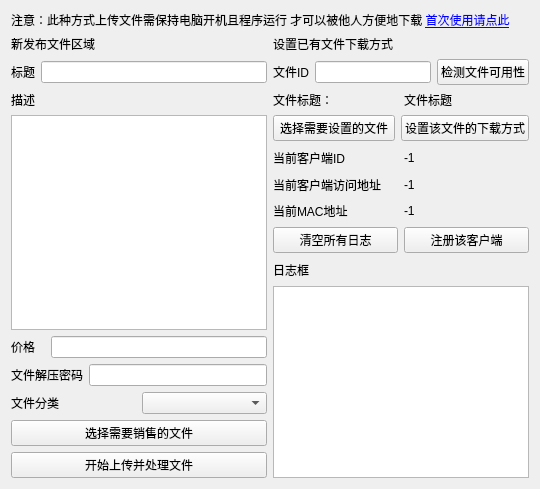
     <widget class="QWidget" name="localServerTab">
      <attribute name="title">
       <string>本地分享服务器管理中心</string>
      </attribute>
      <layout class="QGridLayout" name="gridLayout_3">
       <item row="0" column="0" colspan="2">
        <widget class="QLabel" name="label_12">
         <property name="text">
          <string>&lt;html&gt;&lt;head/&gt;&lt;body&gt;&lt;p&gt;注意：此种方式上传文件需保持电脑开机且程序运行 才可以被他人方便地下载 &lt;a href=&quot;http://www.jiandanmaimai.cn/blog/article/8/&quot;&gt;&lt;span style=&quot; text-decoration: underline; color:#0000ff;&quot;&gt;首次使用请点此&lt;/span&gt;&lt;/a&gt;&lt;/p&gt;&lt;/body&gt;&lt;/html&gt;</string>
         </property>
         <property name="textFormat">
          <enum>Qt::RichText</enum>
         </property>
         <property name="openExternalLinks">
          <bool>true</bool>
         </property>
        </widget>
       </item>
       <item row="1" column="0">
        <widget class="QLabel" name="label_20">
         <property name="text">
          <string>新发布文件区域</string>
         </property>
        </widget>
       </item>
       <item row="1" column="1">
        <widget class="QLabel" name="label_23">
         <property name="text">
          <string>设置已有文件下载方式</string>
         </property>
         <property name="scaledContents">
          <bool>false</bool>
         </property>
        </widget>
       </item>
       <item row="2" column="0">
        <layout class="QHBoxLayout" name="horizontalLayout">
         <item>
          <widget class="QLabel" name="label_14">
           <property name="text">
            <string>标题</string>
           </property>
          </widget>
         </item>
         <item>
          <widget class="QLineEdit" name="client_title_input">
           <property name="text">
            <string/>
           </property>
          </widget>
         </item>
        </layout>
       </item>
       <item row="2" column="1">
        <layout class="QHBoxLayout" name="horizontalLayout_6">
         <item>
          <layout class="QHBoxLayout" name="horizontalLayout_7">
           <item>
            <widget class="QLabel" name="label_22">
             <property name="text">
              <string>文件ID</string>
             </property>
            </widget>
           </item>
           <item>
            <widget class="QLineEdit" name="file_id_input">
             <property name="text">
              <string/>
             </property>
            </widget>
           </item>
          </layout>
         </item>
         <item>
          <widget class="QPushButton" name="check_file_btn">
           <property name="text">
            <string>检测文件可用性</string>
           </property>
          </widget>
         </item>
        </layout>
       </item>
       <item row="3" column="0">
        <widget class="QLabel" name="label_15">
         <property name="text">
          <string>描述</string>
         </property>
        </widget>
       </item>
       <item row="3" column="1">
        <layout class="QHBoxLayout" name="horizontalLayout_10">
         <item>
          <widget class="QLabel" name="label_24">
           <property name="text">
            <string>文件标题：</string>
           </property>
          </widget>
         </item>
         <item>
          <widget class="QLabel" name="file_title_label">
           <property name="text">
            <string>文件标题</string>
           </property>
          </widget>
         </item>
        </layout>
       </item>
       <item row="4" column="0" rowspan="7">
        <widget class="QPlainTextEdit" name="client_des_input"/>
       </item>
       <item row="4" column="1">
        <layout class="QHBoxLayout" name="horizontalLayout_8">
         <item>
          <widget class="QPushButton" name="client_choose_files_btn_2">
           <property name="text">
            <string>选择需要设置的文件</string>
           </property>
          </widget>
         </item>
         <item>
          <widget class="QPushButton" name="set_file_download_btn">
           <property name="text">
            <string>设置该文件的下载方式</string>
           </property>
          </widget>
         </item>
        </layout>
       </item>
       <item row="5" column="1">
        <layout class="QHBoxLayout" name="horizontalLayout_5">
         <item>
          <widget class="QLabel" name="label_19">
           <property name="text">
            <string>当前客户端ID</string>
           </property>
          </widget>
         </item>
         <item>
          <widget class="QLabel" name="client_id_label">
           <property name="text">
            <string>-1</string>
           </property>
          </widget>
         </item>
        </layout>
       </item>
       <item row="6" column="1">
        <layout class="QHBoxLayout" name="horizontalLayout_9">
         <item>
          <widget class="QLabel" name="label_21">
           <property name="text">
            <string>当前客户端访问地址</string>
           </property>
          </widget>
         </item>
         <item>
          <widget class="QLabel" name="client_ipv6_label">
           <property name="text">
            <string>-1</string>
           </property>
          </widget>
         </item>
        </layout>
       </item>
       <item row="7" column="1">
        <layout class="QHBoxLayout" name="horizontalLayout_12">
         <item>
          <widget class="QLabel" name="label_32">
           <property name="text">
            <string>当前MAC地址</string>
           </property>
          </widget>
         </item>
         <item>
          <widget class="QLabel" name="client_mac_label">
           <property name="text">
            <string>-1</string>
           </property>
          </widget>
         </item>
        </layout>
       </item>
       <item row="8" column="1">
        <layout class="QHBoxLayout" name="horizontalLayout_11">
         <item>
          <widget class="QPushButton" name="client_clear_log_btn">
           <property name="text">
            <string>清空所有日志</string>
           </property>
          </widget>
         </item>
         <item>
          <widget class="QPushButton" name="client_registe_client_btn">
           <property name="text">
            <string>注册该客户端</string>
           </property>
          </widget>
         </item>
        </layout>
       </item>
       <item row="9" column="1">
        <widget class="QLabel" name="label_31">
         <property name="text">
          <string>日志框</string>
         </property>
        </widget>
       </item>
       <item row="10" column="1" rowspan="6">
        <widget class="QTextBrowser" name="client_log_text"/>
       </item>
       <item row="11" column="0">
        <layout class="QHBoxLayout" name="horizontalLayout_2">
         <item>
          <widget class="QLabel" name="label_17">
           <property name="text">
            <string>价格   </string>
           </property>
          </widget>
         </item>
         <item>
          <widget class="QLineEdit" name="client_money_input">
           <property name="text">
            <string/>
           </property>
          </widget>
         </item>
        </layout>
       </item>
       <item row="12" column="0">
        <layout class="QHBoxLayout" name="horizontalLayout_3">
         <item>
          <widget class="QLabel" name="label_18">
           <property name="text">
            <string>文件解压密码</string>
           </property>
          </widget>
         </item>
         <item>
          <widget class="QLineEdit" name="client_unpress_pwd_input">
           <property name="text">
            <string/>
           </property>
          </widget>
         </item>
        </layout>
       </item>
       <item row="13" column="0">
        <layout class="QHBoxLayout" name="horizontalLayout_4">
         <item>
          <widget class="QLabel" name="label_16">
           <property name="text">
            <string>文件分类</string>
           </property>
          </widget>
         </item>
         <item>
          <widget class="QComboBox" name="client_cate_cb"/>
         </item>
        </layout>
       </item>
       <item row="14" column="0">
        <widget class="QPushButton" name="client_choose_files_btn">
         <property name="text">
          <string>选择需要销售的文件</string>
         </property>
        </widget>
       </item>
       <item row="15" column="0">
        <widget class="QPushButton" name="client_upload_btn">
         <property name="text">
          <string>开始上传并处理文件</string>
         </property>
        </widget>
       </item>
      </layout>
     </widget>
